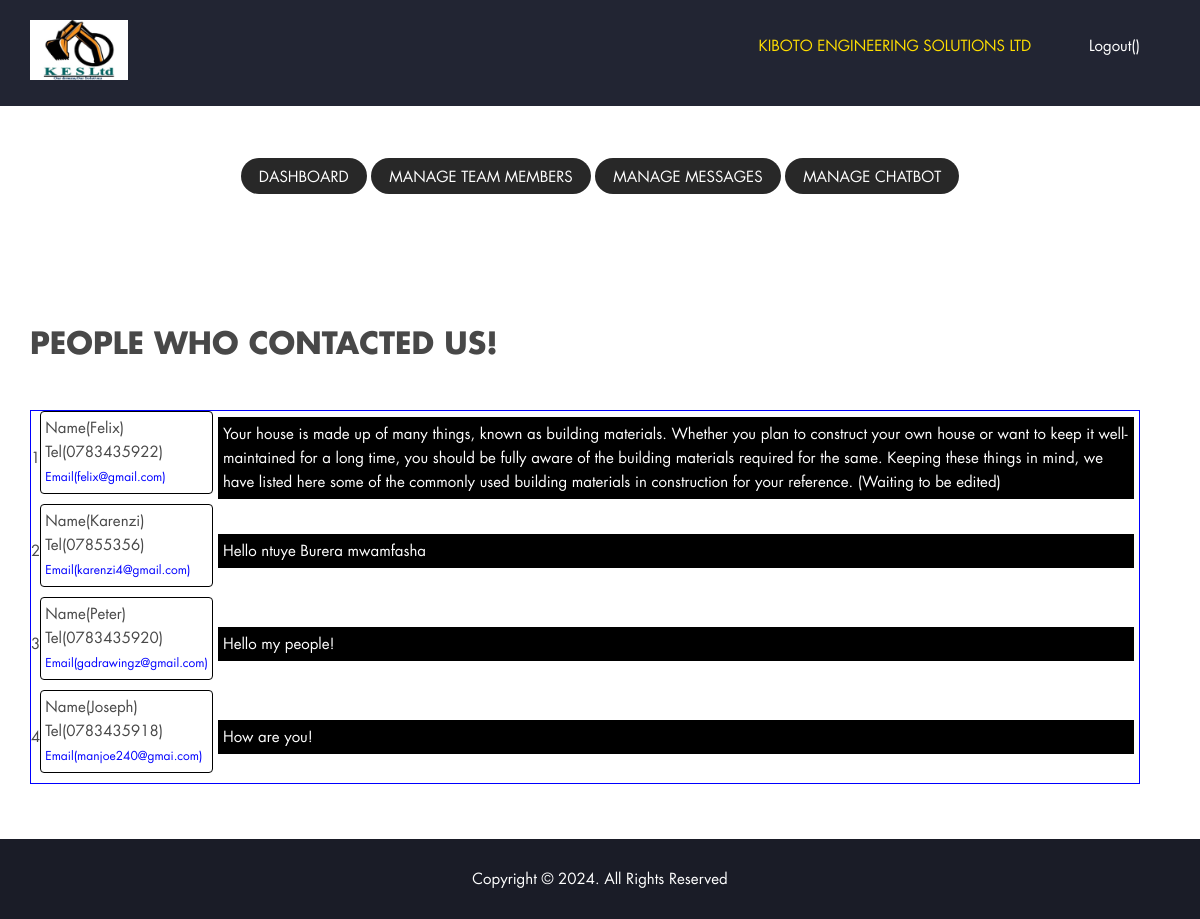
The app's page /messages.php with its own data.
### tables this page shows
CREATE TABLE `contact` (
  `contact_id` int(10) NOT NULL,
  `name` varchar(30) NOT NULL,
  `telephone` varchar(30) NOT NULL,
  `email` varchar(100) NOT NULL,
  `message` text NOT NULL
);

### messages.php (the view, shortened to what this page needs)
<?php
require 'database/connect.php';
$sql1 = "SELECT * FROM contact ORDER BY contact_id DESC";
$query1 = mysqli_query($con, $sql1);
?>
<!DOCTYPE html>
<html lang="en">
    <head>
        <link rel="stylesheet" href="custom-font/fonts.css" />
        <link rel="stylesheet" href="css/bootstrap.min.css" />
        <link rel="stylesheet" href="css/font-awesome.min.css" />
        <link rel="stylesheet" href="css/bootsnav.css">
        <link rel="stylesheet" type="text/css" href="css/jquery.fancybox.css?v=2.1.5" media="screen" />
        <link rel="stylesheet" href="css/custom.css" />
    </head>
    <body>
        <header>
            <nav class="navbar bootsnav">
                <div class="container">
                    <div class="navbar-header">
                        <a class="navbar-brand" href="">
                        <img class="logo" src="images/logo-2.jpg" alt="" style="height: 60px; width: auto;">
                        </a>
                    </div>
                    <div class="collapse navbar-collapse" id="navbar-menu">
                        <ul class="nav navbar-nav menu">
                            <li><a style="color: #ffde00;" href="#">KIBOTO ENGINEERING SOLUTIONS LTD &nbsp&nbsp&nbsp&nbsp&nbsp</a></li>
                            <li><a href="signout.php">Logout(<?php echo $_SESSION['user']; ?>)</a></li>
                        </ul>
                    </div>
                </div>
            </nav>
        </header>
        <div class="container portfolio_area text-center">
            <div id="filters">
                <button class="button is-checked"><a href="dashboard.php" style="color: #FFF!important;">Dashboard</a></button>
                <button class="button is-checked"><a href="manage_team.php" style="color: #FFF!important;">Manage Team Members</a></button>
                <button class="button is-checked"><a href="messages.php" style="color: #FFF!important;">Manage Messages</a></button>
                <button class="button is-checked"><a href="#" style="color: #FFF!important;">Manage Chatbot</a></button>
            </div>
        </div>
        <section id="services">
            <div class="container">
                <div class="row col-md-12">
                    <h2 class="text-left" style="text-align:left!important;">People who contacted us!</h2>
                    <table style="border: 1px solid blue">
                        <?php
                        $no = 1;
                        while($data1 = mysqli_fetch_assoc($query1)) {
                        ?>
                        <tr>
                            <td><?php echo $no; ?></td>
                            <td>
                                <p class="info">
                                    Name(<?php echo $data1['name']; ?>)<br>
                                    Tel(<?php echo $data1['telephone']; ?>)<br>
                                    <span style="font-size: 12px; color: blue;">Email(<?php echo $data1['email']; ?>)</span><br>
                                </p>
                            </td>
                            <td>
                                <p class="message">
                                    <?php echo $data1['message']; ?>
                                </p>
                            </td>
                        </tr>
                        <?php $no++; } ?>
                    </table>
                </div>
            </div>
        </section>
<?php
require 'templates/footer_adm.php';
?>

### css/bootsnav.css (style rules this page uses)
nav.bootsnav .container { position: relative; }
nav.navbar.bootsnav { margin-bottom: 0; -moz-border-radius: 0px; -webkit-border-radius: 0px; -o-border-radius: 0px; border-radius: 0px; background-color: #fff; border: none; border-bottom: solid 1px #e0e0e0; z-index: 9; }
nav.navbar.bootsnav ul.nav > li > a { color: #6f6f6f; background-color: transparent !important; }
body { -webkit-transition: all 0.3s ease-in-out; -moz-transition: all 0.3s ease-in-out; -o-transition: all 0.3s ease-in-out; -ms-transition: all 0.3s ease-in-out; transition: all 0.3s ease-in-out; }
nav.navbar.bootsnav ul.nav > li > a { padding: 30px 15px; }

### css/custom.css (style rules this page uses)
body { font-size: 15px; line-height: 24px; font-family: 'futura_ltbook', sans-serif; color: #484848; }
h1, h2, h3, h4, h5, h6 { font-weight: bold; text-transform: uppercase; color: #484848; font-family: 'futura_ltbold', sans-serif; }
h2 { font-size: 30px; margin: 0 0 20px; }
img { width: 100%; }
a,button { outline: 0 !important; }
.list-inline.info a,.list-inline.social_icon a,nav.navbar.bootsnav ul.nav > li > a,.attr-nav > ul > li > a,.btn.know_btn,#filters > button,.portfolio_hover_area,.portfolio_hover_area .fa,.testimonial_content,.testimonial_content p:first-child::before,#contact_form .form-control,#contact_form .btn.submit_btn,footer a,.footer_social_icon .fa,.post .date,#scrollUp { transition: all 0.4s ease; -webkit-transition: all 0.4s ease; -moz-transition: all 0.4s ease; -o-transition: all 0.4s ease; -ms-transition: all 0.4s ease; }
nav.navbar.bootsnav { background: #222533 none repeat scroll 0 0; border: 0 none; }
nav.navbar.bootsnav ul.nav > li > a { color: #fff; }
.navbar-brand { height: auto; padding: 20px 15px; }
#navbar-menu { margin: 6px 0; }
.nav.navbar-nav.menu { float: right; }
#services h2 { margin: 85px 0 50px; text-align:center; }
.portfolio_area { position:relative;color:#fff; }
#filters { margin: 52px 0 38px; }
#filters > button { background: transparent none repeat scroll 0 0; border: 1px solid transparent; border-radius: 18px; outline: 0 none; padding: 6px 17px 4px; text-transform: uppercase; margin-bottom: 10px; }
#filters > button.is-checked { background: #282828; }

### messages.php (style rules this page uses)
.info { border: 1px solid #000; border-radius: 4px; padding: 4px; }
.message { background: #000; color: #FFF; padding: 5px; margin: 5px; }
img { height: 140px; width: 140px; }

### records on screen
contact: name "Felix", telephone "0783435922", email "felix@gmail.com", message "Your house is made up of many things, known as building materials. Whether you plan to construct your own house or want to keep it well-maintained for a long time, you should be fully aware of the building materials required for the same. Keeping these things in mind, we have listed here some of the commonly used building materials in construction for your reference. (Waiting to be edited)"
contact: name "Karenzi", telephone "07855356", email "karenzi4@gmail.com", message "Hello ntuye Burera mwamfasha"
contact: name "Peter", telephone "0783435920", email "gadrawingz@gmail.com", message "Hello my people!"
contact: name "Joseph", telephone "0783435918", email "manjoe240@gmai.com", message "How are you!"
